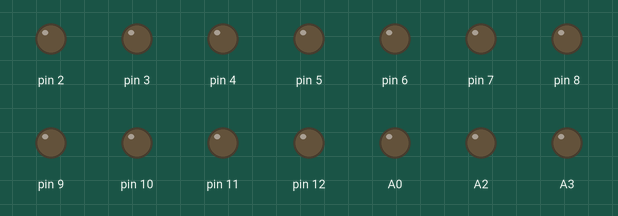
Bench run of a sketch on a simulated Arduino Uno, built with avr-gcc and run on an emulated ATmega328P. On the bench: output pins drawn as LEDs (lit = HIGH).

Above: at 0.2 s.
At 1.7 s:
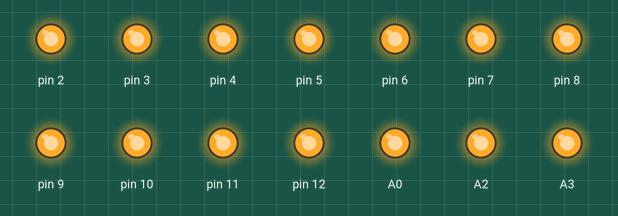
Timing chart, 0 to 3.0 s (numbered marks = the images above):
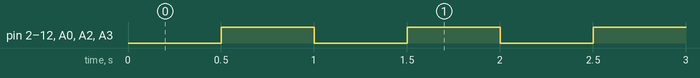

Measured:
- by itself, pin 2–12, A0, A2, A3: alternates HIGH for 0.50 s and LOW for 0.50 s

The sketch:

pintest.ino
```cpp
// Mini program that toggles each pins to measure if one pin is broken. Requred by life.

void setup() {
  pinMode(A0, OUTPUT);
  pinMode(A1, OUTPUT);
  pinMode(A2, OUTPUT);
  pinMode(A3, OUTPUT);
  for(uint8_t i=2;i<13;++i)
  {
    pinMode(i, OUTPUT);
  }
}
void writeAll(uint8_t value)
{
  digitalWrite(A0, value);
  digitalWrite(A2, value);
  digitalWrite(A3, value);
  digitalWrite(A4, value);
  for(uint8_t i=2;i<=13;++i)
  {
    digitalWrite(i, value);
  }

}


void loop() {
  delay(500);
  writeAll(HIGH);
  delay(500);
  writeAll(LOW);
}
```
